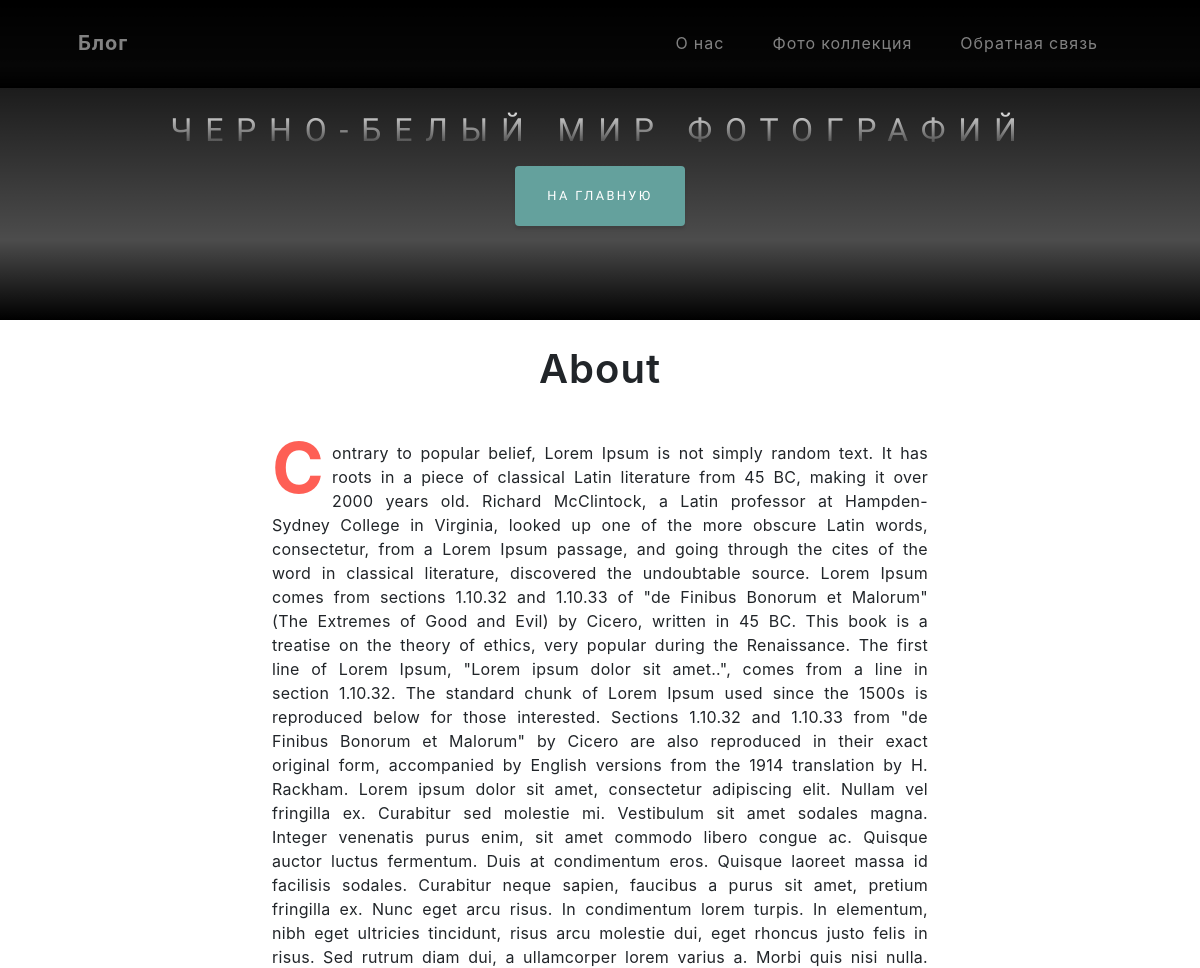
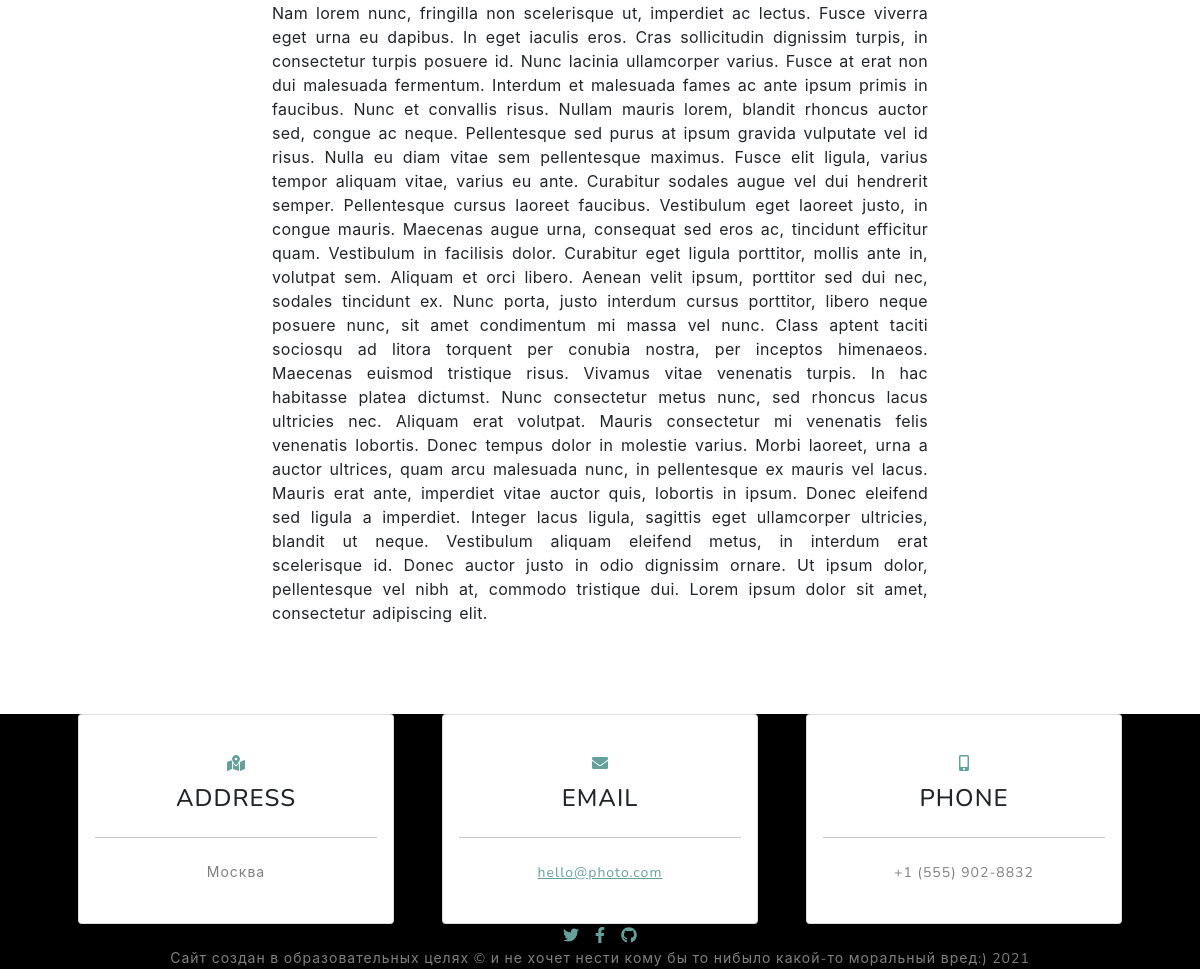
The page /about/ on the database its author committed (2 pictures, top to bottom).
### sitephoto/models.py (models this page shows, shortened)
class About(models.Model):
    title = models.CharField(max_length=255, verbose_name='Название')
    slug = models.SlugField(max_length=255, unique=True, verbose_name='Слаг')
    text = models.TextField(verbose_name='Описание нас')
    image = models.ImageField(upload_to='about_image')
    class Meta:
        verbose_name = 'Про меня'
        verbose_name_plural = 'Про нас'
        ordering = ['-title']

### sitephoto/views.py (the view)
# urls.py: path('about/', AboutView.as_view(), name='about'),
class AboutView(View):
    def get(self, request):
        about = About.objects.all()
        return render(request, 'about/about_view.html', context={'about': about})

### sitephoto/templates/about/about_view.html (shortened to what this page needs)
{% extends 'photo.html' %}
{% block content %}
<header class="masthead">
    <div class="container px-4 px-lg-5 d-flex h-100 align-items-center justify-content-center">
        <div class="d-flex justify-content-center">
            <div class="text-center">
                <h2 class="mx-auto my-3 text-uppercase">Черно-белый мир фотографий</h2>
                <a class="btn btn-primary" href="{%  url 'base_view'  %}">на главную</a>
            </div>
        </div>
    </div>
</header>
{%  for abouts in about %}
<bodys>
    <h1>{{ abouts.title }}</h1>
    <hrs>
        <div class="containers">
            <p>{{ abouts.text }}</p>
        </div>
    </hrs>
</bodys>
{% endfor %}
{% endblock %}

### rows shown on the page
About: title "About", text "Contrary to popular belief, Lorem Ipsum is not simply random text. It has roots in a piece of classical Latin literature from 45 BC, making it over 2000 years old. Richard McClintock, a Latin professor at Hampden-Sydney College in Virginia, looked up one of the more obscure Latin words, consectetur, from a Lorem Ipsum passage, and going through the cites of the word in classical literature, discovered the undoubtable source. Lorem Ipsum comes from sections 1.10.32 and 1.10.33 of \"de Finibus Bonorum et Malorum\" (The Extremes of Good and Evil) by Cicero, written in 45 BC. This book is a treatise on the theory of ethics, very popular during the Renaissance. The first line of Lorem Ipsum,…"
